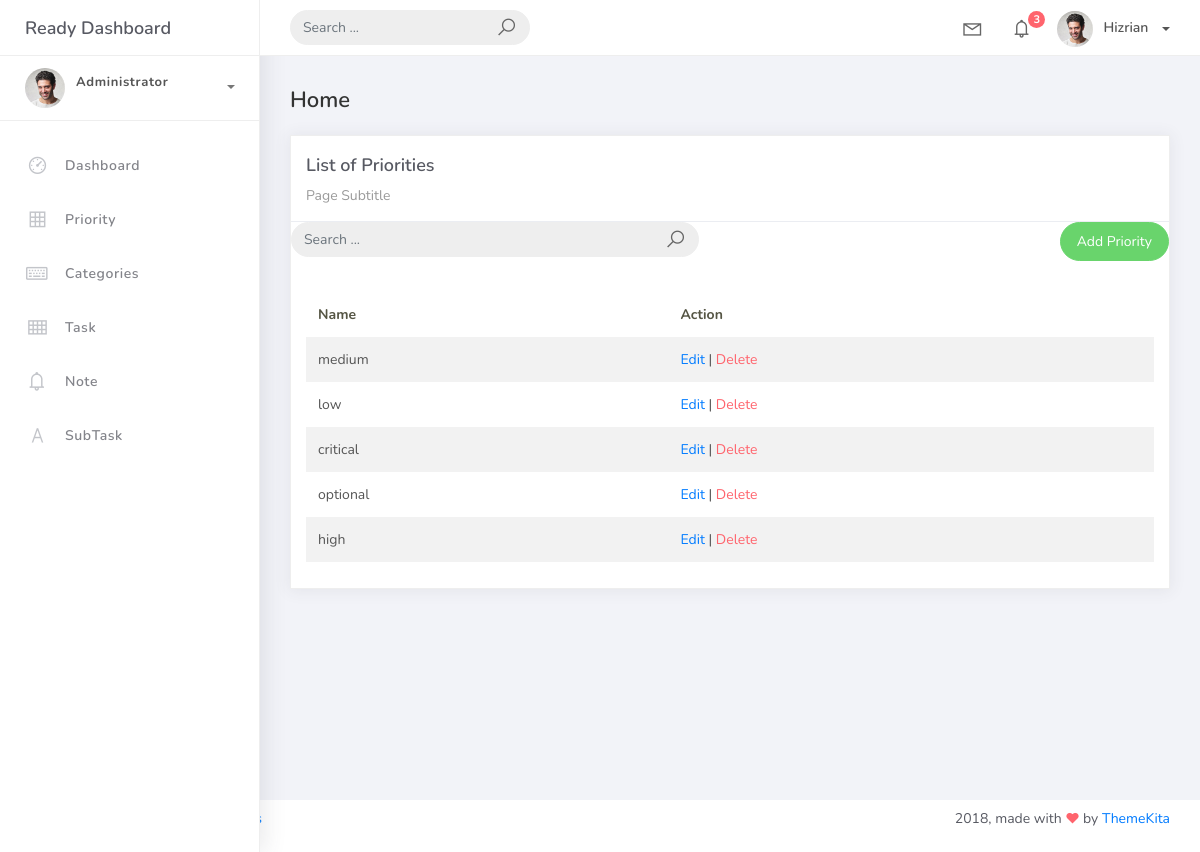
The app's page /priority_list with its own data.
### Hangarin/models.py (models this page shows, shortened)
class BaseModel(models.Model):
    created_at = models.DateTimeField(auto_now_add=True, db_index=True)
    updated_at = models.DateTimeField(auto_now=True)

class Priority(BaseModel):
     name = models.CharField(max_length=150)
     class Meta:
        verbose_name = "Priority"
        verbose_name_plural = "Priorities"

### Hangarin/views.py (the view, shortened to what this page needs)
# urls.py: path('priority_list',PriorityListView.as_view(), name='priority-list' ),
class PriorityListView(ListView):
    model = Priority
    context_object_name = 'priority'
    template_name = 'prty_list.html'
    paginate_by = 5

### templates/prty_list.html
{% extends 'base.html' %}
{% load static %}
{% block content %}
<div class="content">
  <div class="container-fluid">
    <h4 class="page-title">Home</h4>
    <div class="row">
      <div class="col-md-12">
        <div class="card">
          <div class="card-header">
            <div class="card-title">List of Priorities</div>
            <div class="card-category">Page Subtitle</div>
          </div>
          <div class="row">
            <div class="col-md-6">
              <form class="navbar-left navbar-form nav-search mr-md-3">
                <div class="input-group">
                  <input type="text" placeholder="Search ..." class="form-control" />
                  <div class="input-group-append">
                    <span class="input-group-text">
                      <i class="la la-search search-icon"></i>
                    </span>
                  </div>
                </div>
              </form>
            </div>
            <div class="col-md-6">
              <div class="pull-right">
                <a href="{% url 'priority-add' %}" class="btn btn-success btn-rounded">Add Priority</a>
              </div>
            </div>
          </div>
          <div class="card-body">
            <table class="table table-striped mt-3">
              <thead>
                <tr>
                  <th scope="col">Name</th>
                  <th scope="col">Action</th>
                </tr>
              </thead>
              <tbody>
                {% for object in priority %}
                <tr>
                  <td>{{ object.name }}</td>
                  <td>
                    <a href="{% url 'priority-edit' object.id %}">Edit</a> |
                    <a href="{% url 'priority-delete' object.id %}" class="text-danger">Delete</a>
                  </td>
                </tr>
                {% empty %}
                <tr>
                  <td colspan="4" style="text-align: center">
                    <p class="text-sm font-weight-bold mb-0">No Records Found</p>
                  </td>
                </tr>
                {% endfor %}
              </tbody>
            </table>
          </div>
        </div>
      </div>
    </div>
  </div>
</div>
{% endblock %}

### records on screen
Priority: name "medium"
Priority: name "low"
Priority: name "critical"
Priority: name "optional"
Priority: name "high"
